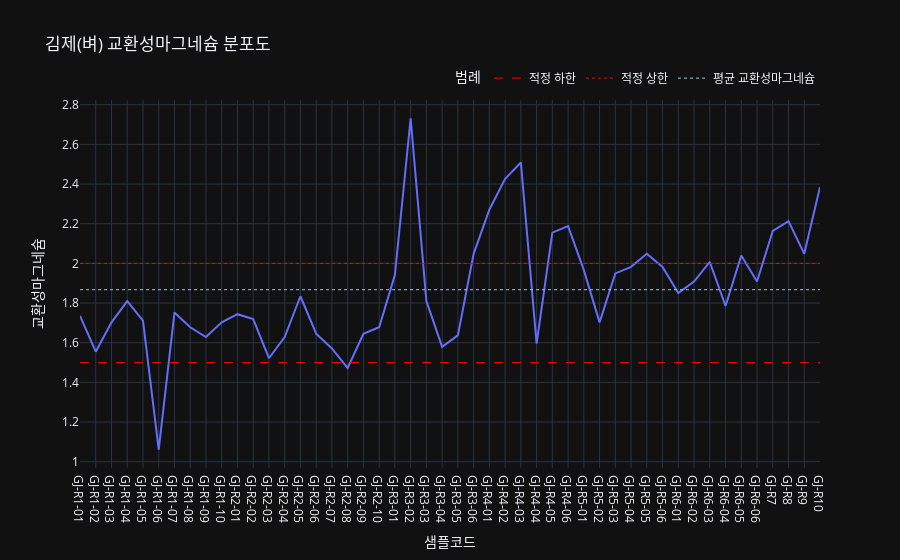

The notebook cell this image was saved under:
### Code cell
import plotly.express as px
import plotly.graph_objects as go # go 객체를 사용하기 위해 import 합니다.

col_name='교환성마그네슘'
crop_name='벼'
min_value = 1.5
max_value = 2.0
mean_value = gj_df_rice[f'{col_name}'].mean()


# (gj_df_rice 데이터프레임이 준비되었다고 가정합니다)
# 1. 기본 라인 차트 생성
fig = px.line(gj_df_rice, x='샘플코드', y=f'{col_name}', title=f'김제({crop_name}) {col_name} 분포도')

# 2. 기본 라인 차트의 범례 이름 설정 (★★ 추가된 부분 ★★)
# Plotly Express로 만든 첫 번째 trace의 이름을 지정합니다.
fig.update_traces(name=f'{col_name} 측정값', selector=dict(type='scatter'))

# 3. add_shape 대신 add_trace를 사용하여 기준선 및 범례 추가
# x0, x1 대신 Scatter의 x, y 좌표를 리스트 형태로 지정합니다.
x_range = ['GJ-R1-01', 'GJ-R10'] # 선을 그릴 x축 범위

# 3-1. '적정 하한' 선 추가
fig.add_trace(go.Scatter(
    x=x_range,
    y=[min_value, min_value],
    mode='lines',
    name='적정 하한', # 범례에 표시될 이름
    line=dict(color="red", width=1, dash='dash')
))

# 3-2. '적정 상한' 선 추가
fig.add_trace(go.Scatter(
    x=x_range,
    y=[max_value, max_value],
    mode='lines',
    name='적정 상한', # 범례에 표시될 이름
    line=dict(color="red", width=1, dash='dot')
))

# 3-3. 평균값 선 추가
fig.add_trace(go.Scatter(
    x=x_range,
    y=[mean_value,mean_value],
    mode='lines',
    name=f'평균 {col_name}', # 범례에 표시될 이름
    line=dict(color="skyblue", width=1, dash='dot')
))


# 4. 범례 위치 등 레이아웃 업데이트 (선택 사항)
fig.update_layout(
    legend=dict(
        title="범례",
        orientation="h", # 범례를 가로로 표시
        yanchor="bottom",
        y=1.02,
        xanchor="right",
        x=1
    )
)

fig.show()

fig.write_image(f'plotly_result/김제_{crop_name}_{col_name}.png')

### Figure 1 — Plotly figure (JSON) as saved in the notebook; plotly's stock layout.template omitted (floating-point values rounded to 4 significant figures)
{"data": [{"hovertemplate": "샘플코드=%{x}<br>교환성마그네슘=%{y}<extra></extra>", "legendgroup": "", "line": {"color": "#636efa", "dash": "solid"}, "marker": {"symbol": "circle"}, "mode": "lines", "name": "교환성마그네슘 측정값", "orientation": "v", "showlegend": false, "x": ["GJ-R1-01", "GJ-R1-02", "GJ-R1-03", "GJ-R1-04", "GJ-R1-05", "GJ-R1-06", "GJ-R1-07", "GJ-R1-08", "GJ-R1-09", "GJ-R1-10", "GJ-R2-01", "GJ-R2-02", "GJ-R2-03", "GJ-R2-04", "GJ-R2-05", "GJ-R2-06", "GJ-R2-07", "GJ-R2-08", "GJ-R2-09", "GJ-R2-10", "GJ-R3-01", "GJ-R3-02", "GJ-R3-03", "GJ-R3-04", "GJ-R3-05", "GJ-R3-06", "GJ-R4-01", "GJ-R4-02", "GJ-R4-03", "GJ-R4-04", "GJ-R4-05", "GJ-R4-06", "GJ-R5-01", "GJ-R5-02", "GJ-R5-03", "GJ-R5-04", "GJ-R5-05", "GJ-R5-06", "GJ-R6-01", "GJ-R6-02", "GJ-R6-03", "GJ-R6-04", "GJ-R6-05", "GJ-R6-06", "GJ-R7", "GJ-R8", "GJ-R9", "GJ-R10"], "xaxis": "x", "y": [1.736, 1.555, 1.703, 1.81, 1.711, 1.061, 1.752, 1.678, 1.629, 1.703, 1.744, 1.719, 1.522, 1.629, 1.834, 1.645, 1.571, 1.472, 1.645, 1.678, 1.941, 2.731, 1.81, 1.579, 1.637, 2.048, 2.27, 2.427, 2.509, 1.596, 2.155, 2.188, 1.966, 1.703, 1.95, 1.982, 2.048, 1.982, 1.851, 1.908, 2.007, 1.785, 2.04, 1.908, 2.163, 2.213, 2.048, 2.386], "yaxis": "y", "type": "scatter"}, {"line": {"color": "red", "dash": "dash", "width": 1}, "mode": "lines", "name": "적정 하한", "x": ["GJ-R1-01", "GJ-R10"], "y": [1.5, 1.5], "type": "scatter"}, {"line": {"color": "red", "dash": "dot", "width": 1}, "mode": "lines", "name": "적정 상한", "x": ["GJ-R1-01", "GJ-R10"], "y": [2.0, 2.0], "type": "scatter"}, {"line": {"color": "skyblue", "dash": "dot", "width": 1}, "mode": "lines", "name": "평균 교환성마그네슘", "x": ["GJ-R1-01", "GJ-R10"], "y": [1.867, 1.867], "type": "scatter"}], "layout": {"xaxis": {"anchor": "y", "domain": [0.0, 1.0], "title": {"text": "샘플코드"}}, "yaxis": {"anchor": "x", "domain": [0.0, 1.0], "title": {"text": "교환성마그네슘"}}, "legend": {"tracegroupgap": 0, "title": {"text": "범례"}, "orientation": "h", "yanchor": "bottom", "y": 1.02, "xanchor": "right", "x": 1}, "title": {"text": "김제(벼) 교환성마그네슘 분포도"}}}
